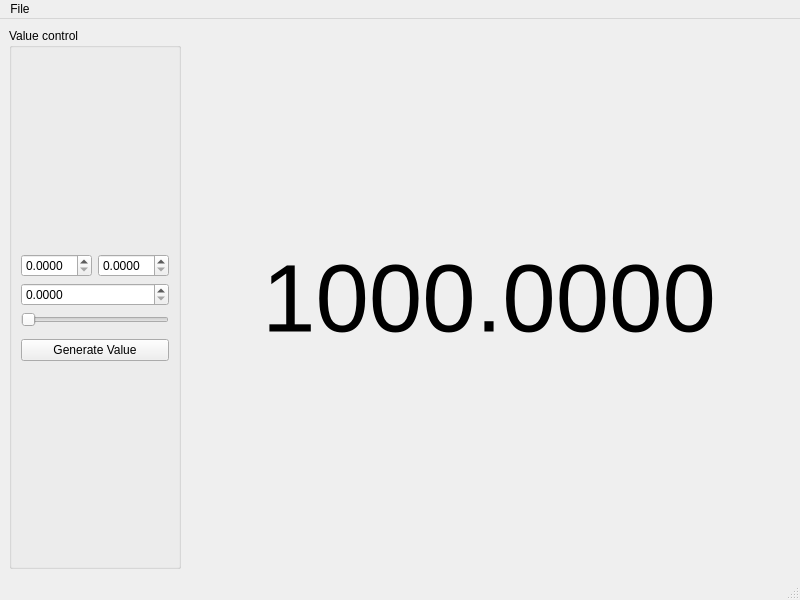
<?xml version="1.0" encoding="UTF-8"?>
<ui version="4.0">
 <class>MainWindow</class>
 <widget class="QMainWindow" name="MainWindow">
  <property name="geometry">
   <rect>
    <x>0</x>
    <y>0</y>
    <width>800</width>
    <height>600</height>
   </rect>
  </property>
  <property name="windowTitle">
   <string>MainWindow</string>
  </property>
  <widget class="QWidget" name="centralwidget">
   <layout class="QHBoxLayout" name="horizontalLayout">
    <item>
     <widget class="QGroupBox" name="groupBox">
      <property name="title">
       <string>Value control</string>
      </property>
      <layout class="QVBoxLayout" name="verticalLayout">
       <item>
        <spacer name="verticalSpacer">
         <property name="orientation">
          <enum>Qt::Vertical</enum>
         </property>
         <property name="sizeHint" stdset="0">
          <size>
           <width>20</width>
           <height>40</height>
          </size>
         </property>
        </spacer>
       </item>
       <item>
        <layout class="QVBoxLayout" name="verticalLayout_2">
         <item>
          <layout class="QHBoxLayout" name="horizontalLayout_3">
           <item>
            <widget class="QDoubleSpinBox" name="minSpinBox">
             <property name="decimals">
              <number>4</number>
             </property>
            </widget>
           </item>
           <item>
            <widget class="QDoubleSpinBox" name="maxSpinBox">
             <property name="decimals">
              <number>4</number>
             </property>
            </widget>
           </item>
          </layout>
         </item>
         <item>
          <widget class="QDoubleSpinBox" name="linearSpinBox">
           <property name="decimals">
            <number>4</number>
           </property>
          </widget>
         </item>
         <item>
          <widget class="QSlider" name="linearSlider">
           <property name="sizePolicy">
            <sizepolicy hsizetype="Minimum" vsizetype="Fixed">
             <horstretch>0</horstretch>
             <verstretch>0</verstretch>
            </sizepolicy>
           </property>
           <property name="orientation">
            <enum>Qt::Horizontal</enum>
           </property>
          </widget>
         </item>
        </layout>
       </item>
       <item>
        <widget class="QExploratorySlider" name="exploratorySlider" native="true">
         <property name="sizePolicy">
          <sizepolicy hsizetype="Minimum" vsizetype="Preferred">
           <horstretch>0</horstretch>
           <verstretch>0</verstretch>
          </sizepolicy>
         </property>
        </widget>
       </item>
       <item>
        <widget class="QPushButton" name="generateValueButton">
         <property name="text">
          <string>Generate Value</string>
         </property>
        </widget>
       </item>
       <item>
        <spacer name="verticalSpacer_2">
         <property name="orientation">
          <enum>Qt::Vertical</enum>
         </property>
         <property name="sizeHint" stdset="0">
          <size>
           <width>20</width>
           <height>40</height>
          </size>
         </property>
        </spacer>
       </item>
      </layout>
     </widget>
    </item>
    <item>
     <layout class="QVBoxLayout" name="verticalLayout_3">
      <item>
       <spacer name="horizontalSpacer">
        <property name="orientation">
         <enum>Qt::Horizontal</enum>
        </property>
        <property name="sizeHint" stdset="0">
         <size>
          <width>40</width>
          <height>20</height>
         </size>
        </property>
       </spacer>
      </item>
      <item>
       <widget class="QLabel" name="valueLabel">
        <property name="font">
         <font>
          <family>Arial</family>
          <pointsize>72</pointsize>
         </font>
        </property>
        <property name="text">
         <string>1000.0000</string>
        </property>
        <property name="scaledContents">
         <bool>false</bool>
        </property>
        <property name="alignment">
         <set>Qt::AlignCenter</set>
        </property>
       </widget>
      </item>
      <item>
       <spacer name="horizontalSpacer_2">
        <property name="orientation">
         <enum>Qt::Horizontal</enum>
        </property>
        <property name="sizeHint" stdset="0">
         <size>
          <width>40</width>
          <height>20</height>
         </size>
        </property>
       </spacer>
      </item>
     </layout>
    </item>
   </layout>
  </widget>
  <widget class="QMenuBar" name="menubar">
   <property name="geometry">
    <rect>
     <x>0</x>
     <y>0</y>
     <width>800</width>
     <height>21</height>
    </rect>
   </property>
   <widget class="QMenu" name="menuFile">
    <property name="title">
     <string>File</string>
    </property>
    <addaction name="actionExit"/>
   </widget>
   <addaction name="menuFile"/>
  </widget>
  <widget class="QStatusBar" name="statusbar"/>
  <action name="actionExit">
   <property name="text">
    <string>Exit</string>
   </property>
  </action>
 </widget>
 <customwidgets>
  <customwidget>
   <class>QExploratorySlider</class>
   <extends>QWidget</extends>
   <header>QExploratorySlider.h</header>
   <container>1</container>
  </customwidget>
 </customwidgets>
 <resources/>
 <connections/>
</ui>
